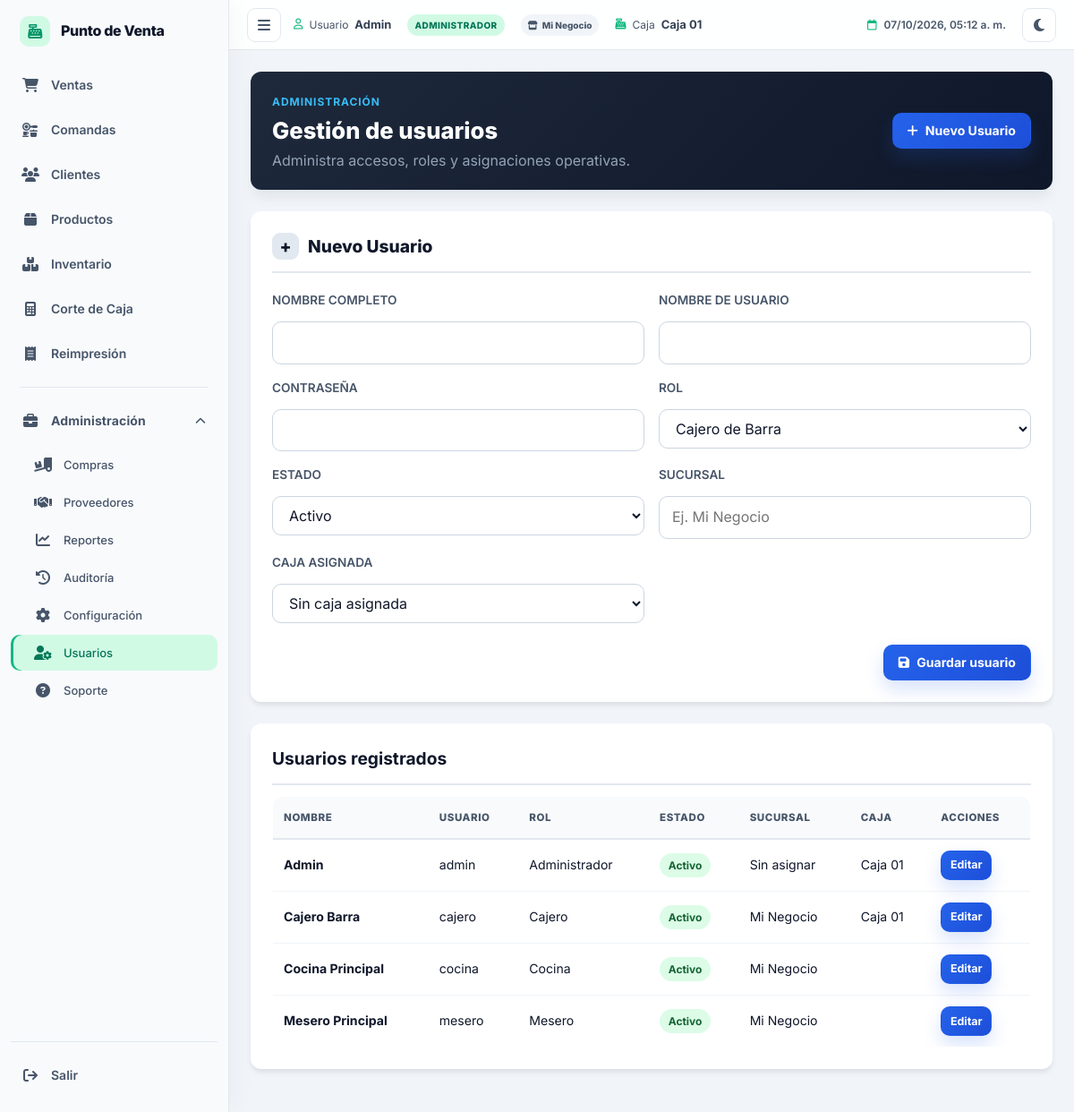
/usuarios (signed in), run on the app's committed database.
### tables this page shows
CREATE TABLE `usuarios` (
  `id` int NOT NULL AUTO_INCREMENT COMMENT 'Identificador único del usuario',
  `nombre` varchar(100) NOT NULL COMMENT 'Nombre completo del usuario',
  `usuario` varchar(50) NOT NULL COMMENT 'Nombre de usuario para iniciar sesión',
  `password` varchar(255) NOT NULL COMMENT 'Contraseña hasheada con bcrypt',
  `rol` enum('admin','cajero','mesero','cocina') NOT NULL DEFAULT 'cajero' COMMENT 'Rol del usuario en el sistema',
  `estado` tinyint(1) NOT NULL DEFAULT '1' COMMENT '1 = Activo, 0 = Inactivo',
  `caja_id` int DEFAULT NULL COMMENT 'Caja predeterminada del usuario',
  `sucursal` varchar(120) DEFAULT NULL COMMENT 'Sucursal asignada',
  `caja` varchar(80) DEFAULT NULL COMMENT 'Caja asignada',
  `creado_en` datetime NOT NULL DEFAULT CURRENT_TIMESTAMP COMMENT 'Fecha y hora de creación del registro',
  PRIMARY KEY (`id`),
  UNIQUE KEY `idx_usuarios_usuario` (`usuario`),
  KEY `idx_usuarios_rol` (`rol`),
  KEY `idx_usuarios_estado` (`estado`),
  KEY `idx_usuarios_caja` (`caja_id`),
  CONSTRAINT `fk_usuarios_caja` FOREIGN KEY (`caja_id`) REFERENCES `cajas` (`id`) ON DELETE SET NULL ON UPDATE CASCADE
);

### app/Controllers/UsuariosController.php (called while the page is built, shortened)
<?php
require_once APP_PATH . 'Models' . DIRECTORY_SEPARATOR . 'Usuario.php';
class UsuariosController extends Controller
{
    private $modelo;
    public function __construct()
    {
        $this->modelo = new Usuario();
    }
    public function index()
    {
        $usuarios = $this->modelo->obtenerTodos();
        require APP_PATH . 'Views/usuarios/index.php';
    }
}

### public/index.php (called while the page is built, shortened)
<?php
require_once CONFIG_PATH . 'database.php';
require_once CORE_PATH . 'Router.php';
$router = new Router();
$router->get('/',      'HomeController@index');
$router->get('/login', 'AuthController@login');
$router->post('/autenticar', 'AuthController@autenticar');
$router->get('/logout', 'AuthController@logout');
$router->post('/cotizaciones/enviar-cocina', 'CotizacionesController@enviarCocina');
$router->get('/cotizaciones/imprimir-comanda/{id}', 'CotizacionesController@imprimirComanda');
$router->post('/cotizaciones/imprimir-comanda/{id}', 'CotizacionesController@imprimirComanda');
$router->get('/cocina', 'CocinaController@index');
$router->post('/cocina/estado-comanda/{id}', 'CocinaController@cambiarEstadoComanda');
$router->post('/cocina/estado-item/{id}', 'CocinaController@cambiarEstadoItem');
$router->get('/ventas', 'VentasController@index');
$router->post('/ventas/buscar-producto', 'VentasController@buscarProducto');
$router->get('/ventas/buscar-producto',  'VentasController@buscarProducto');
$router->get('/ventas/buscar-productos', 'VentasController@buscarProductosAjax');
    $router->post('/ventas/buscar-productos', 'VentasController@buscarProductosAjax');
    $router->get('/ventas/catalogo', 'VentasController@catalogo');
    $router->get('/ventas/historial-hoy', 'VentasController@historialHoy');
$router->get('/ventas/buscarClientePorRtn', 'VentasController@buscarClientePorRtn');
$router->post('/ventas/buscarClientePorRtn', 'VentasController@buscarClientePorRtn');
$router->get('/ventas/buscar-cliente-por-rtn', 'VentasController@buscarClientePorRtn');
$router->post('/ventas/buscar-cliente-por-rtn', 'VentasController@buscarClientePorRtn');
$router->post('/ventas/guardar', 'VentasController@guardarVenta');
$router->get('/ventas/ticket/{id}', 'VentasController@imprimirTicket');
$router->get('/productos', 'ProductosController@index');
$router->get('/productos/exportar-csv', 'ProductosController@exportarCsv');
$router->get('/productos/crear', 'ProductosController@crear');
$router->post('/productos/guardar', 'ProductosController@guardar');
$router->get('/productos/editar/{id}', 'ProductosController@editar');
$router->post('/productos/actualizar/{id}', 'ProductosController@actualizar');
$router->post('/productos/eliminar/{id}', 'ProductosController@eliminar');
$router->get('/categorias', 'CategoriasController@index');
$router->get('/categorias/crear', 'CategoriasController@crear');
$router->post('/categorias/guardar', 'CategoriasController@guardar');
$router->get('/categorias/editar/{id}', 'CategoriasController@editar');
$router->post('/categorias/actualizar/{id}', 'CategoriasController@actualizar');
$router->post('/categorias/eliminar/{id}', 'CategoriasController@eliminar');
$router->get('/inventario', 'InventarioController@index');
$router->post('/inventario/ajustar', 'InventarioController@ajustar');
$router->get('/inventario/bajo-stock', 'InventarioController@bajoStock');
$router->get('/compras', 'ComprasController@index');
$router->get('/compras/buscar-producto', 'ComprasController@buscarProducto');
$router->get('/compras/buscar-proveedores', 'ComprasController@buscarProveedores');
$router->post('/compras/buscar-proveedores', 'ComprasController@buscarProveedores');
$router->post('/compras/guardar-proveedor-ajax', 'ComprasController@guardarProveedorAjax');
$router->post('/compras/guardar', 'ComprasController@guardar');
$router->post('/compras/anular/{id}', 'ComprasController@anular');
$router->get('/compras/ver/{id}', 'ComprasController@ver');
$router->get('/compras/pagos', 'ComprasController@pagos');
$router->post('/compras/abonar', 'ComprasController@abonar');
$router->get('/proveedores', 'ProveedoresController@index');
$router->get('/proveedores/crear', 'ProveedoresController@crear');
$router->post('/proveedores/guardar', 'ProveedoresController@guardar');
$router->get('/proveedores/editar/{id}', 'ProveedoresController@editar');
$router->post('/proveedores/actualizar/{id}', 'ProveedoresController@actualizar');
$router->post('/proveedores/eliminar/{id}', 'ProveedoresController@eliminar');
$router->get('/clientes', 'ClientesController@index');
$router->post('/clientes/guardar', 'ClientesController@guardar');
$router->post('/clientes/guardar-ajax', 'ClientesController@guardarAjax');
$router->get('/clientes/editar/{id}', 'ClientesController@editar');
$router->post('/clientes/actualizar/{id}', 'ClientesController@actualizar');
$router->get('/clientes/estado-cuenta/{id}', 'ClientesController@estadoCuenta');
$router->post('/clientes/abonar', 'ClientesController@abonar');
$router->get('/clientes/abono/ticket/{id}', 'ClientesController@imprimirAbono');
$router->get('/clientes/buscar', 'ClientesController@buscar');
$router->get('/caja', 'CajaController@index');
$router->post('/caja/abrir', 'CajaController@abrir');
$router->post('/caja/movimiento', 'CajaController@movimiento');
$router->get('/caja/corte', 'CajaController@corte');
$router->post('/caja/cerrar', 'CajaController@cerrar');
$router->get('/caja/ticket/{id}', 'CajaController@imprimirCorte');
$router->get('/configuracion', 'ConfiguracionController@index');
$router->post('/configuracion/guardar-empresa', 'ConfiguracionController@guardarEmpresa');
$router->get('/usuarios', 'UsuariosController@index');
$router->get('/usuarios/editar/{id}', 'UsuariosController@editar');
$router->post('/usuarios/guardar', 'UsuariosController@guardar');
$router->post('/usuarios/actualizar/{id}', 'UsuariosController@actualizar');
$router->get('/reportes', 'ReportesController@index');
$router->get('/reportes/filtrar', 'ReportesController@index');
$router->get('/reportes/imprimir', 'ReportesController@imprimir');
$router->get('/reportes/exportar', 'ReportesController@exportar');
$router->get('/soporte', 'SoporteController@index');
$router->get('/comprobantes', 'ComprobantesController@index');
$router->get('/comprobantes/imprimir/{id}', 'ComprobantesController@imprimir');
$router->get('/impresora/imprimir-venta/{id}', 'ImpresoraController@imprimirVenta');
$router->post('/impresora/imprimir-venta/{id}', 'ImpresoraController@imprimirVenta');
$router->post('/impresora/probar', 'ImpresoraController@probar');
$router->post('/impresora/escaneo-lan', 'ImpresoraController@escaneoLan');
$router->get('/auditoria', 'AuditoriaController@index');
$router->get('/auditoria/exportar', 'AuditoriaController@exportar');
$router->procesar();

### config/database.php (called while the page is built, shortened)
<?php
class Database
{
    private static $instancia = null;
    private $pdo;
    private function __construct()
    {
        $host = getenv('DB_HOST') ?: 'localhost';
        $dbname = getenv('DB_NAME') ?: 'web_pdv_food_db';
        $usuario = getenv('DB_USER') ?: 'root';
        $contrasena = getenv('DB_PASS') ?: '';
        $charset = 'utf8mb4';
        $dsn = "mysql:host=$host;dbname=$dbname;charset=$charset";
        $opciones = [
            PDO::ATTR_ERRMODE            => PDO::ERRMODE_EXCEPTION,
            PDO::ATTR_DEFAULT_FETCH_MODE => PDO::FETCH_ASSOC,
            PDO::ATTR_EMULATE_PREPARES   => false,
        ];
        try {
            $this->pdo = new PDO($dsn, $usuario, $contrasena, $opciones);
        } catch (PDOException $e) {
            die('Error de conexión a la base de datos: ' . $e->getMessage());
        }
    }
    public static function getInstancia()
    {
        if (self::$instancia === null) {
            self::$instancia = new self();
        }
        return self::$instancia;
    }
    public function getConexion()
    {
        return $this->pdo;
    }
}

### app/Models/Usuario.php (called while the page is built, shortened)
<?php
class Usuario extends Controller
{
    private $pdo;
    public function __construct()
    {
        $this->pdo = Database::getInstancia()->getConexion();
    }
    public function obtenerTodos()
    {
        $camposAsignacion = $this->obtenerColumnasAsignacion();
        $joinCajas = $this->tieneColumna('caja_id') && $this->existeTabla('cajas') ? ' LEFT JOIN cajas c ON c.id = u.caja_id' : '';
        $stmt = $this->pdo->query('SELECT u.id, u.nombre, u.usuario, u.rol, u.estado, u.creado_en, ' . $camposAsignacion . ' FROM usuarios u' . $joinCajas . ' ORDER BY u.nombre ASC');
        return $stmt->fetchAll(PDO::FETCH_ASSOC);
    }
    private function obtenerColumnasAsignacion()
    {
        $caja = $this->tieneColumna('caja_id') && $this->existeTabla('cajas')
            ? 'u.caja_id, COALESCE(c.nombre, \'\') AS caja_nombre'
            : "0 AS caja_id, '' AS caja_nombre";
        $sucursal = $this->tieneColumna('sucursal') ? 'u.sucursal' : "'' AS sucursal";
        return $sucursal . ', ' . $caja;
    }
    private function tieneColumna($columna)
    {
        $columna = preg_replace('/[^a-zA-Z0-9_]/', '', (string)$columna);
        $stmt = $this->pdo->query("SHOW COLUMNS FROM `usuarios` LIKE '{$columna}'");
        return $stmt !== false && $stmt->rowCount() > 0;
    }
    private function existeTabla($tabla)
    {
        $tabla = preg_replace('/[^a-zA-Z0-9_]/', '', (string)$tabla);
        $stmt = $this->pdo->query("SHOW TABLES LIKE '{$tabla}'");
        return $stmt !== false && $stmt->rowCount() > 0;
    }
}

### app/Views/usuarios/index.php (the view, shortened to what this page needs)
<?php $tituloPagina = 'Usuarios'; require APP_PATH . 'Views/layouts/pos_header.php'; ?>
<section class="catalogo-encabezado"><div><span class="eyebrow">Administración</span><h1>Gestión de usuarios</h1><p>Administra accesos, roles y asignaciones operativas.</p></div><a class="btn-pos btn-pos-primary usuarios-nuevo" href="#nuevo-usuario"><i class="fa-solid fa-plus" aria-hidden="true"></i> Nuevo Usuario</a></section>
<section class="tarjeta card-form usuarios-formulario" id="nuevo-usuario"><h2 class="tarjeta-titulo"><span class="formulario-icono" aria-hidden="true">+</span>Nuevo Usuario</h2><form method="POST" action="<?php echo URL_BASE; ?>usuarios/guardar" class="form-grid cliente-formulario"><input type="hidden" name="csrf_token" value="<?php echo htmlspecialchars(csrf_token()); ?>"><div class="campo form-group"><label for="usuario-nombre">Nombre completo</label><input id="usuario-nombre" name="nombre" required></div><div class="campo form-group"><label for="usuario-username">Nombre de usuario</label><input id="usuario-username" name="username" required autocomplete="username"></div><div class="campo form-group"><label for="usuario-password">Contraseña</label><input id="usuario-password" name="password" type="password" minlength="6" required autocomplete="new-password"></div><div class="campo form-group"><label for="usuario-rol">Rol</label><select id="usuario-rol" name="rol"><option value="cajero">Cajero de Barra</option><option value="mesero">Mesero (Toma pedidos)</option><option value="cocina">Cocina (Panel de comandas)</option><option value="admin">Administrador</option></select></div><div class="campo form-group"><label for="usuario-estado">Estado</label><select id="usuario-estado" name="estado"><option value="1">Activo</option><option value="0">Inactivo</option></select></div><div class="campo form-group"><label for="usuario-sucursal">Sucursal</label><input id="usuario-sucursal" name="sucursal" placeholder="Ej. Mi Negocio"></div><div class="campo form-group"><label for="usuario-caja">Caja asignada</label><select id="usuario-caja" name="caja_id"><option value="0">Sin caja asignada</option><?php foreach ($cajas as $caja): ?><option value="<?php echo (int)$caja['id']; ?>"><?php echo htmlspecialchars($caja['nombre']); ?></option><?php endforeach; ?></select></div><div class="form-acciones"><button class="btn-pos btn-pos-primary" type="submit"><i class="fa-solid fa-floppy-disk" aria-hidden="true"></i> Guardar usuario</button></div></form></section>
<section class="tarjeta usuarios-lista"><h2 class="tarjeta-titulo">Usuarios registrados</h2><div class="tabla-responsive"><table class="tabla-catalogo"><thead><tr><th>Nombre</th><th>Usuario</th><th>Rol</th><th>Estado</th><th>Sucursal</th><th>Caja</th><th>Acciones</th></tr></thead><tbody><?php foreach ($usuarios as $usuario): ?><tr><td><strong><?php echo htmlspecialchars($usuario['nombre']); ?></strong></td><td><?php echo htmlspecialchars($usuario['usuario']); ?></td><td><?php echo $usuario['rol'] === 'admin' ? 'Administrador' : ($usuario['rol'] === 'mesero' ? 'Mesero' : ($usuario['rol'] === 'cocina' ? 'Cocina' : 'Cajero')); ?></td><td><span class="estado-usuario <?php echo $usuario['estado'] ? 'activo' : 'inactivo'; ?>"><?php echo $usuario['estado'] ? 'Activo' : 'Inactivo'; ?></span></td><td><?php echo htmlspecialchars($usuario['sucursal'] ?? 'Sin asignar'); ?></td><td><?php echo htmlspecialchars($usuario['caja_nombre'] ?? 'Sin asignar'); ?></td><td><a class="btn-pos btn-pos-primary btn-pequeno" href="<?php echo URL_BASE; ?>usuarios/editar/<?php echo (int)$usuario['id']; ?>">Editar</a></td></tr><?php endforeach; ?></tbody></table></div></section>
<?php require APP_PATH . 'Views/layouts/footer.php'; ?>

### core/Router.php (shortened to what this page needs)
<?php
class Router
{
    private $rutasGet = [];
    private $rutasPost = [];
    public function get($ruta, $controladorMetodo)
    {
        $this->rutasGet[$ruta] = $controladorMetodo;
    }
    public function post($ruta, $controladorMetodo)
    {
        $this->rutasPost[$ruta] = $controladorMetodo;
    }
    public function procesar()
    {
        $metodo = $_SERVER['REQUEST_METHOD'];
        $url = isset($_GET['url']) ? rtrim($_GET['url'], '/') : '/';
        $rutas = $metodo === 'GET' ? $this->rutasGet : $this->rutasPost;
        foreach ($rutas as $ruta => $controladorMetodo) {
            $parametros = $this->coincidirRuta($ruta, $url);
            if ($parametros !== false) {
                $this->invocarControlador($controladorMetodo, $parametros);
                return;
            }
        }
    }
    private function coincidirRuta($ruta, $url)
    {
        $partesRuta = explode('/', trim($ruta, '/'));
        $partesUrl = explode('/', trim($url, '/'));
        if (count($partesRuta) !== count($partesUrl)) {
            return false;
        }
        $parametros = [];
        for ($i = 0; $i < count($partesRuta); $i++) {
            if (strpos($partesRuta[$i], '{') === 0 && strpos($partesRuta[$i], '}') === strlen($partesRuta[$i]) - 1) {
                $nombreParametro = trim($partesRuta[$i], '{}');
                $parametros[$nombreParametro] = $partesUrl[$i];
            } else {
                if ($partesRuta[$i] !== $partesUrl[$i]) {
                    return false;
                }
            }
        }
        return $parametros;
    }
    private function invocarControlador($controladorMetodo, $parametros)
    {
        list($nombreControlador, $nombreMetodo) = explode('@', $controladorMetodo);
        $controlador = new $nombreControlador();
        call_user_func_array([$controlador, $nombreMetodo], [$parametros]);
    }
}

### data on the page
usuarios: nombre "Admin", usuario "admin", rol "Administrador", estado "Activo", sucursal "Sin asignar", caja_nombre "Caja 01"
usuarios: nombre "Cajero Barra", usuario "cajero", rol "Cajero", estado "Activo", sucursal "Mi Negocio", caja_nombre "Caja 01"
usuarios: nombre "Cocina Principal", usuario "cocina", rol "Cocina", estado "Activo", sucursal "Mi Negocio"
usuarios: nombre "Mesero Principal", usuario "mesero", rol "Mesero", estado "Activo", sucursal "Mi Negocio"
